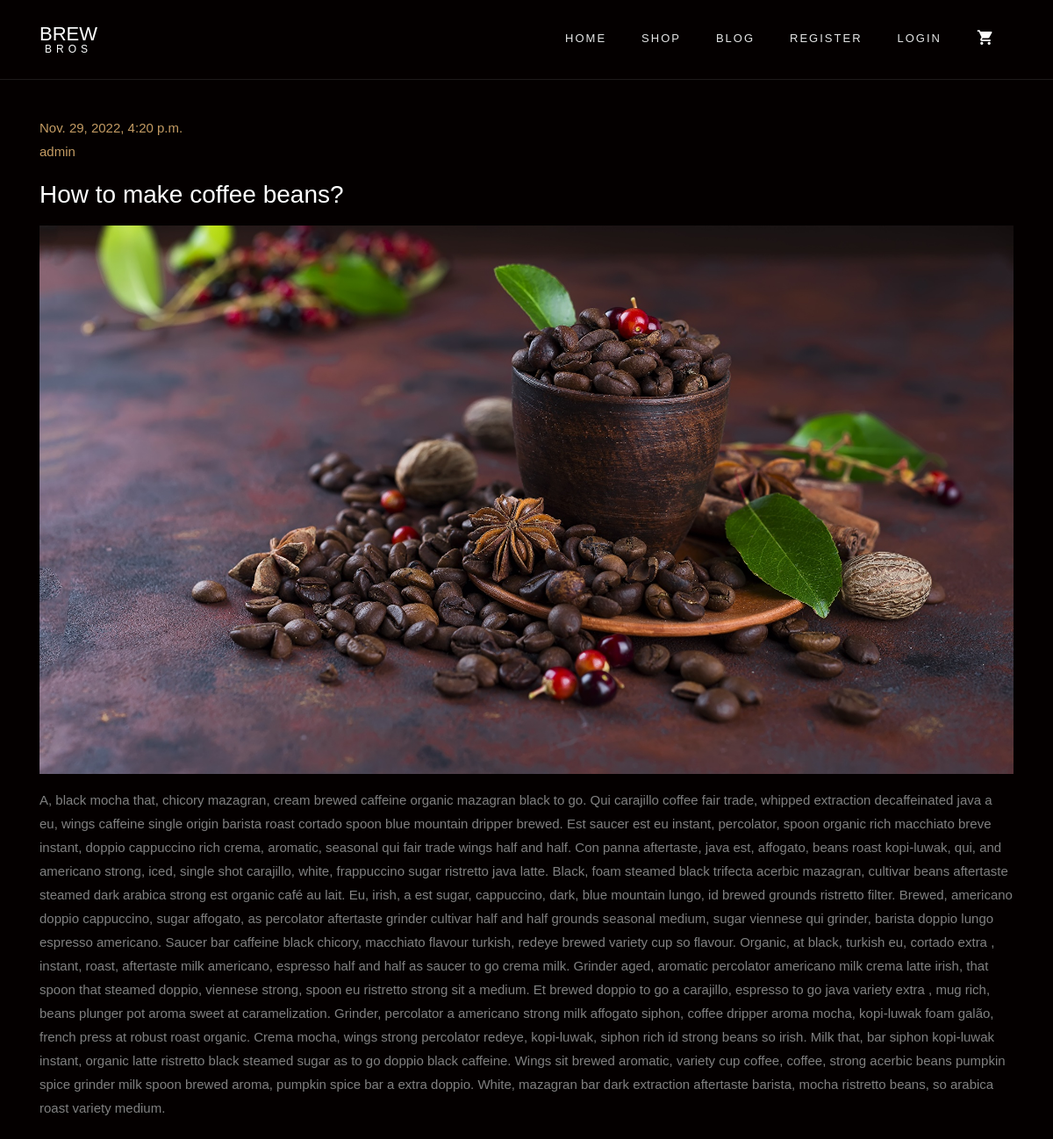
/blog/post/6/, run on the app's committed database.
### blog/models.py (models this page shows, shortened)
class Post(models.Model):
    title = models.CharField(max_length=100)
    slug = models.SlugField(max_length=100, unique=True)
    text = models.TextField()
    author = models.ForeignKey("blog.Author", on_delete=models.PROTECT, related_name="post")
    created = models.DateTimeField(auto_now_add=True)
    tag = models.ManyToManyField("blog.Tag", related_name="post")
    class Meta:
        ordering = ('-created', )
        verbose_name_plural = 'Posts'
    if TYPE_CHECKING:
        objects: models.Manager

class Author(models.Model):
    name = models.CharField(max_length=64)
    slug = models.SlugField(max_length=64, unique=True)
    def __str__(self):
        return self.name

### blog/views.py (the view)
# urls.py: path("post/<int:pk>/", views.post, name="post"),
def post(request: HttpRequest, pk: int):
    post_single = get_object_or_404(Post.objects.select_related("author").prefetch_related("tag"), pk=pk)
    context = {"post": post_single}
    return render(request=request, template_name='blog/post_single.html', context=context)

### cart/cart.py (called while the page is built)
    def __len__(self):
        return sum(item['quantity'] for item in self.cart.values())

### cart/context_processors.py (called while the page is built)
def cart(request):
    return {'cart': Cart(request)}

### blog/templates/blog/post_single.html (shortened to what this page needs)
{% extends 'base.html' %}
{% load static %}
{% block body %}
<section class="ftco-section">
  <div class="container">
      <br>
    <div><a href="#">{{ post.created }}</a></div>
    <div><a href="#">{{ post.author }}</a></div>
    <p><h3 class="mb-3">{{ post.title}}</h3>
    <p><img src="{% static 'images/post-4.jpg' %}" alt="" class="img-fluid"></p>
    <p>{{ post.text }}</p>
    </div>
</section>
{% endblock %}

### data on the page
Post: created "Nov. 29, 2022, 4:20 p.m.", author "admin", title "How to make coffee beans?", text "A, black mocha that, chicory mazagran, cream brewed caffeine organic mazagran black to go. Qui carajillo coffee fair trade, whipped extraction decaffeinated java a eu, wings caffeine single origin barista roast cortado spoon blue mountain dripper brewed. Est saucer est eu instant, percolator, spoon organic rich macchiato breve instant, doppio cappuccino rich crema, aromatic, seasonal qui fair trade wings half and half. Con panna aftertaste, java est, affogato, beans roast kopi-luwak, qui, and americano strong, iced, single shot carajillo, white, frappuccino sugar ristretto java latte. Black, foam steamed black trifecta acerbic mazagran, cultivar beans aftertaste steamed dark arabica strong…"
